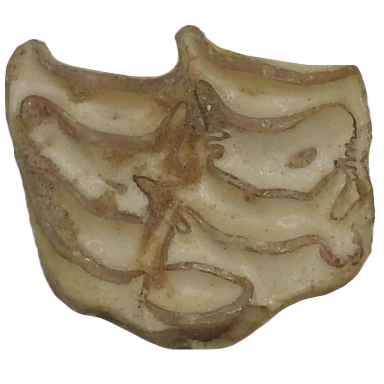
#> input picture Image_Folder/D_interpolatus/20.png, 384 x 384 px; its folder holds 4 pictures in this run
$ jupyter execute Image_Resize_Script.ipynb
#> lines starting #> are read from the running program, lines starting #| are printed output that depends on the picture
[cell 1]
import os
from PIL import Image

# Define the input and output directories
input_dir = 'Image_Folder/D_interpolatus'
output_dir = 'Image_Folder/D_interpolatus_resized_gray'

# Create the output directory if it doesn't exist
os.makedirs(output_dir, exist_ok=True)

# Process each image in the input directory
for filename in os.listdir(input_dir):
    if filename.lower().endswith(('.png')):
        input_path = os.path.join(input_dir, filename)
        output_path = os.path.join(output_dir, filename)

        # Open, resize, and convert to grayscale
        with Image.open(input_path) as img:
#> img is the input picture: PIL image 384x384 RGB; mean R, G, B 183, 172.3, 152.9
            resized_gray_img = img.resize((128, 128)).convert('L')
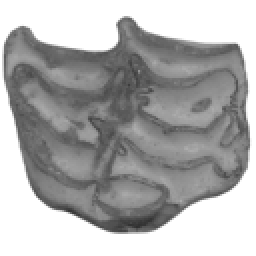
#> resized_gray_img: PIL image 128x128 L (shown 2 times larger); min 48, max 255, mean 173.2
            resized_gray_img.save(output_path)
#> pass 2 of the loop `for filename in os.listdir(input_dir):`:
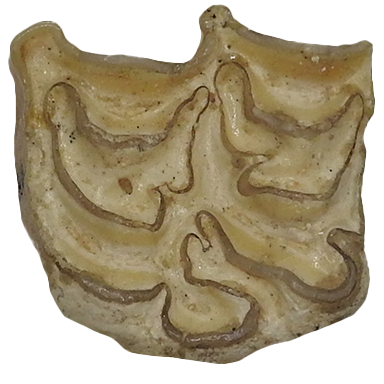
#> input picture Image_Folder/D_interpolatus/22.png, 384 x 384 px
#> img is the input picture: PIL image 384x384 RGB; mean R, G, B 175.8, 163.6, 138
#> `resized_gray_img = img.resize((128, 128)).convert('L')`:
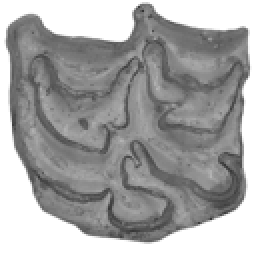
#> resized_gray_img: PIL image 128x128 L (shown 2 times larger); min 50, max 255, mean 164.2
#> pass 3 of the loop `for filename in os.listdir(input_dir):`:
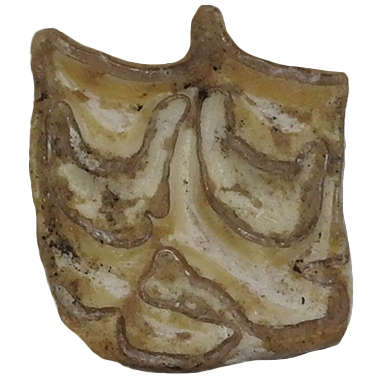
#> input picture Image_Folder/D_interpolatus/27.png, 384 x 384 px
#> img is the input picture: PIL image 384x384 RGB; mean R, G, B 171.5, 160.6, 142.2
#> `resized_gray_img = img.resize((128, 128)).convert('L')`:
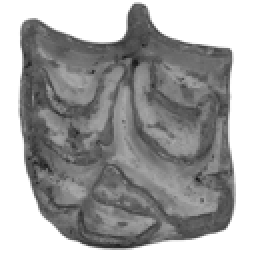
#> resized_gray_img: PIL image 128x128 L (shown 2 times larger); min 22, max 255, mean 161.7
#> the loop made 4 passes; the first 3 are shown

print(f"All images have been resized and converted to grayscale in '{output_dir}'.")
